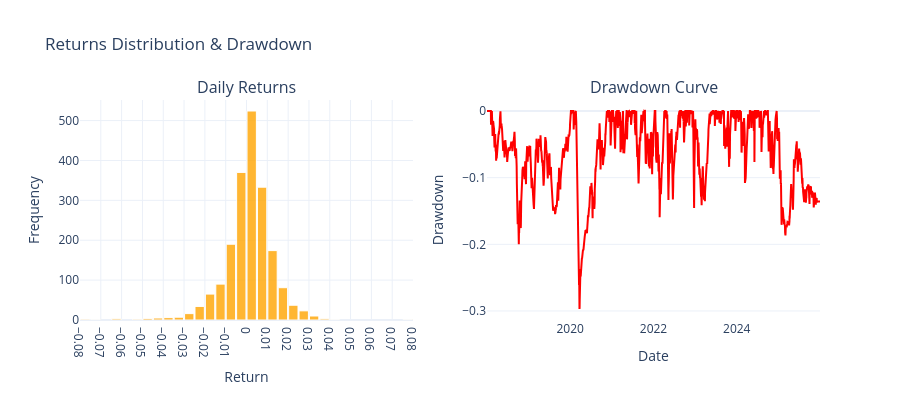

Notebook cell for this chart:
### Code cell
from plotly.subplots import make_subplots
import plotly.graph_objects as go

returns = eq_curve.pct_change().fillna(0)
returns=returns[TRADING_START_DATE:END_DATE]
cum_max = eq_curve.cummax()
drawdown = (eq_curve - cum_max) / cum_max
mean_ret = returns.mean()
median_ret = returns.median()

fig = make_subplots(rows=1, cols=2, subplot_titles=('Daily Returns', 'Drawdown Curve'))
fig.add_trace(
    go.Histogram(
        x=returns,
        nbinsx=50,
        marker_color='orange',
        marker_line_color='white',
        marker_line_width=1,
        opacity=0.8,
        name='Returns'
    ),
    row=1, col=1
)
fig.add_trace(
    go.Scatter(
        x=drawdown.index,
        y=drawdown.values,
        mode='lines',
        line=dict(color='red', width=2),
        name='Drawdown'
    ),
    row=1, col=2
)
fig.update_xaxes(
    title_text='Return',
    row=1, col=1,
    nticks=20,
    showgrid=True
)
fig.update_yaxes(
    title_text='Frequency',
    row=1, col=1,
    showgrid=True
)
fig.update_xaxes(
    title_text='Date',
    row=1, col=2,
    showgrid=False
)
fig.update_yaxes(
    title_text='Drawdown',
    row=1, col=2,
    showgrid=True
)
fig.update_layout(
    title_text='Returns Distribution & Drawdown',
    bargap=0.1,               
    template='plotly_white',
    showlegend=False,
    width=900,
    height=400
)

fig.show()

### Figure 1 — Plotly figure (JSON) as saved in the notebook; plotly's stock layout.template omitted (floating-point values rounded to 4 significant figures; data arrays with more than 128 entries replaced by an {"elided": "..."} marker saying what was removed)
{"data": [{"marker": {"color": "orange", "line": {"color": "white", "width": 1}}, "name": "Returns", "nbinsx": 50, "opacity": 0.8, "type": "histogram", "x": {"elided": "1982 float values"}, "xaxis": "x", "yaxis": "y"}, {"line": {"color": "red", "width": 2}, "mode": "lines", "name": "Drawdown", "type": "scatter", "x": {"elided": "1982 str values"}, "xaxis": "x2", "y": {"elided": "1982 float values"}, "yaxis": "y2"}], "layout": {"annotations": [{"font": {"size": 16}, "showarrow": false, "text": "Daily Returns", "x": 0.225, "xanchor": "center", "xref": "paper", "y": 1, "yanchor": "bottom", "yref": "paper"}, {"font": {"size": 16}, "showarrow": false, "text": "Drawdown Curve", "x": 0.775, "xanchor": "center", "xref": "paper", "y": 1, "yanchor": "bottom", "yref": "paper"}], "bargap": 0.1, "height": 400, "showlegend": false, "title": {"text": "Returns Distribution & Drawdown"}, "width": 900, "xaxis": {"anchor": "y", "domain": [0, 0.45], "nticks": 20, "showgrid": true, "title": {"text": "Return"}}, "xaxis2": {"anchor": "y2", "domain": [0.55, 1], "showgrid": false, "title": {"text": "Date"}}, "yaxis": {"anchor": "x", "domain": [0, 1], "showgrid": true, "title": {"text": "Frequency"}}, "yaxis2": {"anchor": "x2", "domain": [0, 1], "showgrid": true, "title": {"text": "Drawdown"}}}}
